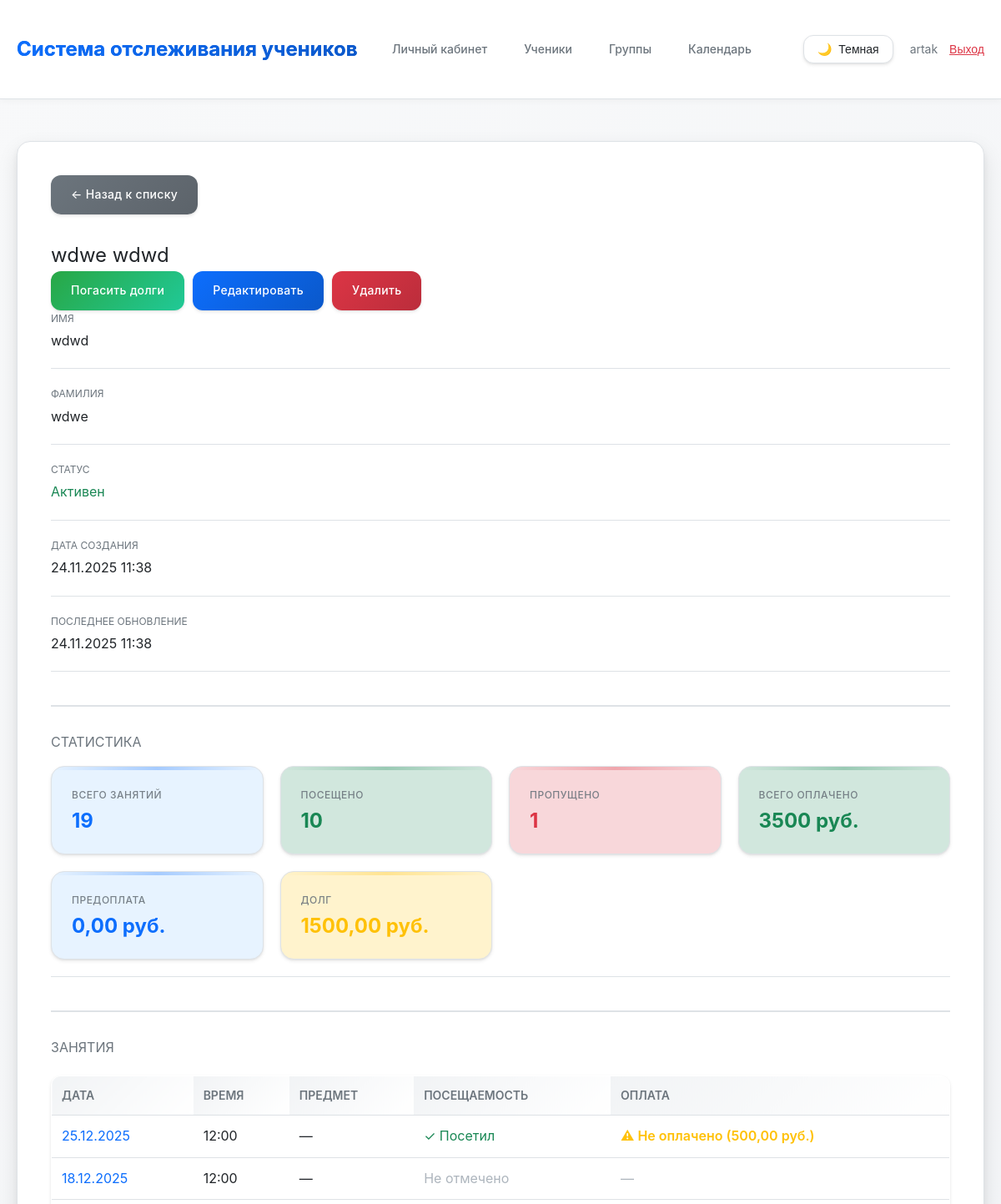
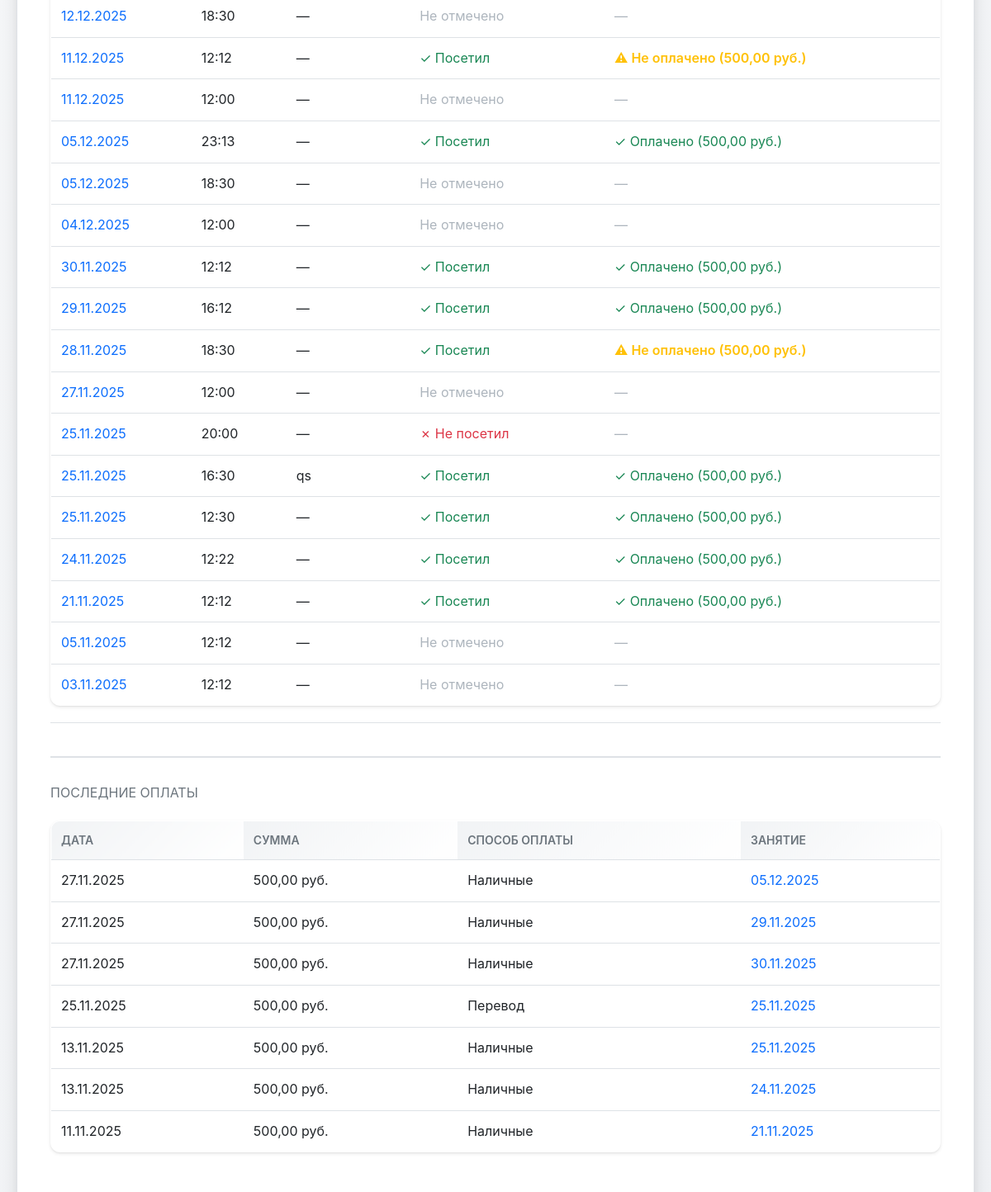
Page /student/14/ (signed in) on the committed database (2 pictures, top to bottom).
### main/models.py (models this page shows, shortened)
class Student(models.Model):
    tutor = models.ForeignKey(Tutor, on_delete=models.CASCADE, related_name='students', verbose_name='Репетитор')
    groups = models.ManyToManyField(StudentGroup, related_name='students', blank=True, verbose_name='Группы')
    first_name = models.CharField(max_length=100, verbose_name='Имя')
    last_name = models.CharField(max_length=100, verbose_name='Фамилия')
    phone = models.CharField(max_length=20, blank=True, null=True, verbose_name='Телефон')
    telegram = models.CharField(max_length=20, blank=True, null=True, verbose_name='Телеграм')
    created_at = models.DateTimeField(auto_now_add=True, verbose_name='Дата создания')
    updated_at = models.DateTimeField(auto_now=True, verbose_name='Дата обновления')
    grade = models.CharField(max_length=10, blank=True, null=True, verbose_name='Класс')
    notes = models.TextField(blank=True, verbose_name='Заметки')
    is_active = models.BooleanField(default=True, verbose_name='Активен')
    prepaid_balance = models.DecimalField(
        max_digits=10,
        decimal_places=2,
        default=Decimal('0.00'),
        verbose_name='Баланс предоплаты'
    )
    class Meta:
        verbose_name = 'Ученик'
        verbose_name_plural = 'Ученики'
        ordering = ['last_name', 'first_name']
    def get_total_paid(self):
        payments = self.payments.filter(is_balance_payment=False)
        return payments.aggregate(total=Sum('amount'))['total'] or Decimal('0.00')
    def get_total_debt(self):
        total_debt = Decimal('0.00')
        for lesson in self.lessons.all():
            if not lesson.attendances.exists():
                continue  # Пропускаем занятия без отметок посещаемости
            attendance = Attendance.objects.filter(lesson=lesson, student=self, status='present').first()
            if attendance:
                payment = Payment.objects.filter(lesson=lesson, student=self).first()
                if not payment and lesson.lesson_price > 0:
                    total_debt += lesson.lesson_price
        return total_debt
    def get_total_lessons_count(self):
        return self.lessons.count()
    def get_absent_lessons_count(self):
        return self.attendances.filter(status='absent').count()
    def get_present_lessons_count(self):
        return self.attendances.filter(status='present').count()

class Lesson(models.Model):
    tutor = models.ForeignKey(Tutor, on_delete=models.CASCADE, related_name='lessons', verbose_name='Репетитор')
    students = models.ManyToManyField(Student, related_name='lessons', verbose_name='Ученики')
    date = models.DateField(verbose_name='Дата')
    time = models.TimeField(verbose_name='Время')
    duration = models.IntegerField(default=60, validators=[MinValueValidator(1)], verbose_name='Длительность (минуты)')
    lesson_price = models.DecimalField(max_digits=10, decimal_places=2, default=Decimal('0.00'), validators=[MinValueValidator(Decimal('0.00'))], verbose_name='Стоимость занятия (за одного ученика)')
    subject = models.CharField(max_length=200, blank=True, verbose_name='Предмет/Тема')
    notes = models.TextField(blank=True, verbose_name='Заметки')
    created_at = models.DateTimeField(auto_now_add=True, verbose_name='Дата создания')
    updated_at = models.DateTimeField(auto_now=True, verbose_name='Дата обновления')
    class Meta:
        verbose_name = 'Занятие'
        verbose_name_plural = 'Занятия'
        ordering = ['-date', '-time']

class Payment(models.Model):
    PAYMENT_METHOD_CHOICES = [
        ('cash', 'Наличные'),
        ('transfer', 'Перевод'),
        ('balance', 'Списано с предоплаты'),
    ]
    student = models.ForeignKey(Student, on_delete=models.CASCADE, related_name='payments', verbose_name='Ученик')
    lesson = models.ForeignKey(Lesson, on_delete=models.SET_NULL, null=True, blank=True, related_name='payments', verbose_name='Занятие')
    amount = models.DecimalField(max_digits=10, decimal_places=2, validators=[MinValueValidator(Decimal('0.01'))], verbose_name='Сумма')
    payment_date = models.DateField(verbose_name='Дата оплаты')
    payment_method = models.CharField(max_length=20, choices=PAYMENT_METHOD_CHOICES, default='cash', verbose_name='Способ оплаты')
    notes = models.TextField(blank=True, verbose_name='Заметки')
    created_at = models.DateTimeField(auto_now_add=True, verbose_name='Дата создания')
    is_balance_payment = models.BooleanField(default=False, verbose_name='Оплата с предоплаты')
    class Meta:
        verbose_name = 'Оплата'
        verbose_name_plural = 'Оплаты'
        ordering = ['-payment_date', '-created_at']

### main/views.py (the view)
# urls.py: path('student/<int:pk>/', views.student_detail, name='student_detail'),
@login_required
def student_detail(request, pk):
    tutor = get_tutor(request)
    if not tutor:
        messages.error(request, 'Профиль репетитора не найден.')
        return redirect('dashboard')
    student = get_object_or_404(Student, pk=pk, tutor=tutor)
    all_lessons = Lesson.objects.filter(tutor=tutor, students=student).order_by('-date', '-time')
    lessons_data = []
    for lesson in all_lessons:
        attendance = Attendance.objects.filter(lesson=lesson, student=student).first()
        payment = Payment.objects.filter(lesson=lesson, student=student).first()
        attendance_status = None
        if attendance:
            attendance_status = attendance.status  # 'present' или 'absent'
        payment_status = None
        if payment:
            payment_status = 'paid'
        elif attendance and attendance.status == 'present' and lesson.lesson_price > 0:
            payment_status = 'unpaid'
        lessons_data.append({
            'lesson': lesson,
            'attendance': attendance,
            'attendance_status': attendance_status,
            'payment': payment,
            'payment_status': payment_status,
            'payment_from_balance': payment.is_balance_payment if payment else False,
        })
    payments = Payment.objects.filter(student=student).order_by('-payment_date')[:10]
    total_paid = student.get_total_paid()
    total_debt = student.get_total_debt()
    total_lessons = student.get_total_lessons_count()
    absent_lessons = student.get_absent_lessons_count()
    present_lessons = student.get_present_lessons_count()
    return render(request, 'main/student_detail.html', {
        'student': student,
        'lessons_data': lessons_data,
        'payments': payments,
        'total_paid': total_paid,
        'total_debt': total_debt,
        'total_lessons': total_lessons,
        'absent_lessons': absent_lessons,
        'present_lessons': present_lessons,
        'prepaid_balance': student.prepaid_balance,
    })

### main/views.py (called while the page is built)
def get_tutor(request):
    if request.user.is_authenticated:
        try:
            return request.user.tutor
        except Tutor.DoesNotExist:
            return None
    return None

### main/templates/main/student_detail.html (shortened to what this page needs)
{% extends 'main/base.html' %}
{% block content %}
<div style="margin-bottom: 30px;">
    <a href="{% url 'student_list' %}" class="btn btn-secondary">← Назад к списку</a>
</div>
<div class="page-header">
    <h2 style="font-weight: 400; font-size: 24px; margin: 0;">
        {{ student.last_name }} {{ student.first_name }}
    </h2>
    <div class="page-actions" style="display: flex; gap: 10px; flex-wrap: wrap;">
        {% if total_debt > 0 %}
        <a href="{% url 'clear_all_debts' student.pk %}" class="btn" style="background: linear-gradient(135deg, #28a745 0%, #20c997 100%);">
            Погасить долги
        </a>
        {% endif %}
        <a href="{% url 'student_edit' student.pk %}" class="btn">Редактировать</a>
        <a href="{% url 'student_delete' student.pk %}" class="btn btn-danger">Удалить</a>
    </div>
</div>
<div class="detail-item">
    <div class="detail-label">Имя</div>
    <div class="detail-value">{{ student.first_name }}</div>
</div>
<div class="detail-item">
    <div class="detail-label">Фамилия</div>
    <div class="detail-value">{{ student.last_name }}</div>
</div>
<div class="detail-item">
    <div class="detail-label">Статус</div>
    <div class="detail-value">
        {% if student.is_active %}
            <span class="status-success">Активен</span>
        {% else %}
            <span class="status-error">Неактивен</span>
        {% endif %}
    </div>
</div>
<div class="detail-item">
    <div class="detail-label">Дата создания</div>
    <div class="detail-value">{{ student.created_at|date:"d.m.Y H:i" }}</div>
</div>
<div class="detail-item">
    <div class="detail-label">Последнее обновление</div>
    <div class="detail-value">{{ student.updated_at|date:"d.m.Y H:i" }}</div>
</div>
<div class="detail-item" style="margin-top: 40px; padding-top: 30px; border-top: 2px solid var(--border-color);">
    <div class="detail-label" style="font-size: 16px; margin-bottom: 15px;">Статистика</div>
    <div class="dashboard-grid" style="display: grid; grid-template-columns: repeat(auto-fit, minmax(200px, 1fr)); gap: 20px;">
        <div class="stat-card stat-card-blue">
            <div class="stat-label" style="font-size: 12px;">Всего занятий</div>
            <div class="stat-value" style="font-size: 24px;">{{ total_lessons }}</div>
        </div>
        <div class="stat-card stat-card-green">
            <div class="stat-label" style="font-size: 12px;">Посещено</div>
            <div class="stat-value" style="font-size: 24px;">{{ present_lessons }}</div>
        </div>
        <div class="stat-card stat-card-red">
            <div class="stat-label" style="font-size: 12px;">Пропущено</div>
            <div class="stat-value" style="font-size: 24px;">{{ absent_lessons }}</div>
        </div>
        <div class="stat-card stat-card-green">
            <div class="stat-label" style="font-size: 12px;">Всего оплачено</div>
            <div class="stat-value" style="font-size: 24px;">{{ total_paid }} руб.</div>
        </div>
        <div class="stat-card stat-card-blue">
            <div class="stat-label" style="font-size: 12px;">Предоплата</div>
            <div class="stat-value" style="font-size: 24px;">{{ prepaid_balance }} руб.</div>
        </div>
        {% if total_debt > 0 %}
        <div class="stat-card stat-card-orange">
            <div class="stat-label" style="font-size: 12px;">Долг</div>
            <div class="stat-value" style="font-size: 24px;">{{ total_debt }} руб.</div>
        </div>
        {% endif %}
    </div>
</div>
{% if lessons_data %}
<div class="detail-item" style="margin-top: 40px; padding-top: 30px; border-top: 2px solid var(--border-color);">
    <div class="detail-label" style="font-size: 16px; margin-bottom: 15px;">Занятия</div>
    <div class="table-responsive">
    <table>
        <thead>
            <tr>
                <th>Дата</th>
                <th>Время</th>
                <th>Предмет</th>
                <th>Посещаемость</th>
                <th>Оплата</th>
            </tr>
        </thead>
        <tbody>
            {% for item in lessons_data %}
            <tr>
                <td><a href="{% url 'lesson_detail' item.lesson.pk %}">{{ item.lesson.date|date:"d.m.Y" }}</a></td>
                <td>{{ item.lesson.time|time:"H:i" }}</td>
                <td>{{ item.lesson.subject|default:"—" }}</td>
                <td>
                    {% if item.attendance_status == 'present' %}
                        <span class="status-success">✓ Посетил</span>
                    {% elif item.attendance_status == 'absent' %}
                        <span class="status-error">✗ Не посетил</span>
                    {% else %}
                        <span style="color: var(--text-muted);">Не отмечено</span>
                    {% endif %}
                </td>
                <td>
                    {% if item.payment_status == 'paid' %}
                        {% if item.payment_from_balance %}
                            <span class="status-success">✓ Оплачено с предоплаты ({{ item.payment.amount }} руб.)</span>
                        {% else %}
                            <span class="status-success">✓ Оплачено ({{ item.payment.amount }} руб.)</span>
                        {% endif %}
                    {% elif item.payment_status == 'unpaid' %}
                        <span class="status-warning" style="font-weight: 600;">⚠ Не оплачено ({{ item.lesson.lesson_price }} руб.)</span>
                    {% else %}
                        <span style="color: var(--text-muted);">—</span>
                    {% endif %}
                </td>
            </tr>
            {% endfor %}
        </tbody>
    </table>
    </div>
</div>
{% endif %}
{% if payments %}
<div class="detail-item" style="margin-top: 40px; padding-top: 30px; border-top: 2px solid var(--border-color);">
    <div class="detail-label" style="font-size: 16px; margin-bottom: 15px;">Последние оплаты</div>
    <table>
        <thead>
            <tr>
                <th>Дата</th>
                <th>Сумма</th>
                <th>Способ оплаты</th>
                <th>Занятие</th>
            </tr>
        </thead>
        <tbody>
            {% for payment in payments %}
            <tr>
                <td>{{ payment.payment_date|date:"d.m.Y" }}</td>
                <td>{{ payment.amount }} руб.</td>
                <td>{{ payment.get_payment_method_display }}</td>
                <td>
                    {% if payment.lesson %}
                        <a href="{% url 'lesson_detail' payment.lesson.pk %}">{{ payment.lesson.date|date:"d.m.Y" }}</a>
                    {% else %}
                        —
                    {% endif %}
                </td>
            </tr>
            {% endfor %}
        </tbody>
    </table>
</div>
{% endif %}
{% endblock %}

### main/templates/main/base.html (shortened to what this page needs)
{% load static %}
<!DOCTYPE html>
<html lang="ru">
<head>
</head>
<body>
    <header>
        <div class="container">
            <div style="display: flex; justify-content: space-between; align-items: center;">
                <h1><a href="{% url 'dashboard' %}" style="color: var(--text-primary); text-decoration: none;">Система отслеживания учеников</a></h1>
                <div style="display: flex; align-items: center; gap: 20px;">
                    {% if user.is_authenticated %}
                        <nav>
                            <a href="{% url 'dashboard' %}">Личный кабинет</a>
                            <a href="{% url 'student_list' %}">Ученики</a>
                            <a href="{% url 'group_list' %}">Группы</a>
                            <a href="{% url 'calendar' %}">Календарь</a>
                        </nav>
                        <button class="theme-toggle" id="theme-toggle" aria-label="Переключить тему">
                            <span id="theme-icon">🌙</span>
                            <span id="theme-text">Темная</span>
                        </button>
                        <div style="font-size: 14px; color: var(--text-secondary);">
                            {{ user.get_full_name|default:user.username }}
                            <form method="post" action="{% url 'logout' %}" style="display: inline;">
                                <button type="submit" style="background: none; border: none; color: var(--btn-danger); cursor: pointer; text-decoration: underline; padding: 0; margin-left: 10px; font-size: 14px;">Выход</button>
                            </form>
                        </div>
                    {% else %}
                        <nav>
                            <a href="{% url 'login' %}">Вход</a>
                            <a href="{% url 'register' %}">Регистрация</a>
                        </nav>
                    {% endif %}
                </div>
            </div>
        </div>
    </header>
    <div class="container">
        <div class="content">
            {% block content %}{% endblock %}
        </div>
    </div>
</body>
</html>

### rows in the picture
Student: last_name "wdwe", first_name "wdwd", created_at "24.11.2025 11:38", updated_at "24.11.2025 11:38", prepaid_balance "0,00"
Lesson: lesson "25.12.2025", lesson.time "12:00", lesson.subject "—", shows "✓ Посетил", lesson.lesson_price "500,00"
Lesson: lesson "18.12.2025", lesson.time "12:00", lesson.subject "—", shows "Не отмечено"
Lesson: lesson "12.12.2025", lesson.time "18:30", lesson.subject "—", shows "Не отмечено"
Lesson: lesson "11.12.2025", lesson.time "12:12", lesson.subject "—", shows "✓ Посетил", lesson.lesson_price "500,00"
Lesson: lesson "11.12.2025", lesson.time "12:00", lesson.subject "—", shows "Не отмечено"
Lesson: lesson "05.12.2025", lesson.time "23:13", lesson.subject "—", shows "✓ Посетил", payment.amount "500,00"
Lesson: lesson "05.12.2025", lesson.time "18:30", lesson.subject "—", shows "Не отмечено"
Lesson: lesson "04.12.2025", lesson.time "12:00", lesson.subject "—", shows "Не отмечено"
Lesson: lesson "30.11.2025", lesson.time "12:12", lesson.subject "—", shows "✓ Посетил", payment.amount "500,00"
Lesson: lesson "29.11.2025", lesson.time "16:12", lesson.subject "—", shows "✓ Посетил", payment.amount "500,00"
Lesson: lesson "28.11.2025", lesson.time "18:30", lesson.subject "—", shows "✓ Посетил", lesson.lesson_price "500,00"
Lesson: lesson "27.11.2025", lesson.time "12:00", lesson.subject "—", shows "Не отмечено"
Lesson: lesson "25.11.2025", lesson.time "20:00", lesson.subject "—", shows "✗ Не посетил"
Lesson: lesson "25.11.2025", lesson.time "16:30", lesson.subject "qs", shows "✓ Посетил", payment.amount "500,00"
Lesson: lesson "25.11.2025", lesson.time "12:30", lesson.subject "—", shows "✓ Посетил", payment.amount "500,00"
Lesson: lesson "24.11.2025", lesson.time "12:22", lesson.subject "—", shows "✓ Посетил", payment.amount "500,00"
Lesson: lesson "21.11.2025", lesson.time "12:12", lesson.subject "—", shows "✓ Посетил", payment.amount "500,00"
Lesson: lesson "05.11.2025", lesson.time "12:12", lesson.subject "—", shows "Не отмечено"
Lesson: lesson "03.11.2025", lesson.time "12:12", lesson.subject "—", shows "Не отмечено"
Payment: payment_date "27.11.2025", amount "500,00", payment_method "Наличные", lesson "05.12.2025"
Payment: payment_date "27.11.2025", amount "500,00", payment_method "Наличные", lesson "29.11.2025"
Payment: payment_date "27.11.2025", amount "500,00", payment_method "Наличные", lesson "30.11.2025"
Payment: payment_date "25.11.2025", amount "500,00", payment_method "Перевод", lesson "25.11.2025"
Payment: payment_date "13.11.2025", amount "500,00", payment_method "Наличные", lesson "25.11.2025"
Payment: payment_date "13.11.2025", amount "500,00", payment_method "Наличные", lesson "24.11.2025"
Payment: payment_date "11.11.2025", amount "500,00", payment_method "Наличные", lesson "21.11.2025"

### other values in the picture
{{ user.get_full_name|default:user.username }} "artak"
{{ total_lessons }} "19"
{{ present_lessons }} "10"
{{ absent_lessons }} "1"
{{ total_paid }} "3500"
{{ total_debt }} "1500,00"
